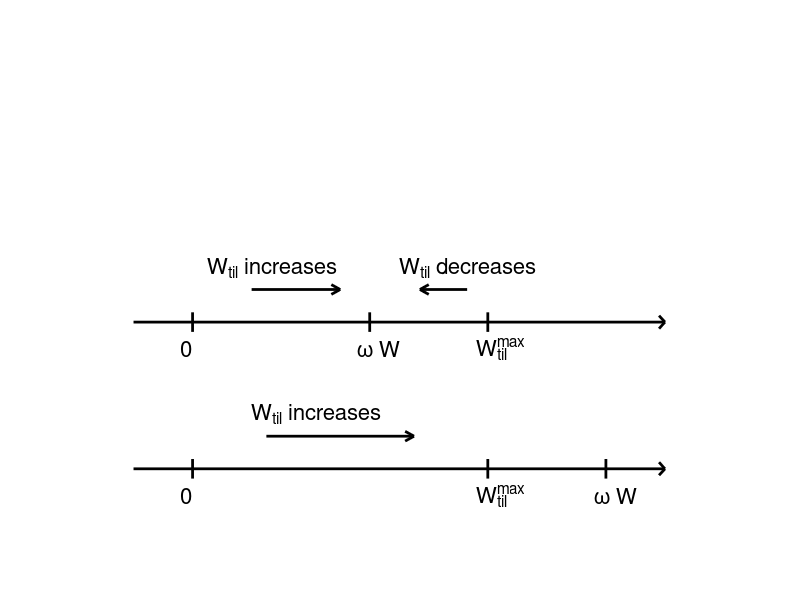

Write MATLAB code to recreate this figure.
function tillschema
% TILLSCHEMA  Produce a figure showing how the till water amount W_tl evolves.

set(0,'defaultlinelinewidth',2.0)
da = 0.1;
rht = 1.6;

y = 0.45;
plot([-0.2 rht], [y y], 'k'), hold on,  arrow(rht,y)
tick(0.0,y,'0'),  tick(0.6,y,'\omega W'),  tick(1.0,y,'W_{til}^{max}')
plot([0.2 0.5], [y+da y+da], 'k'),  sharpright(0.5,y+da)
text(0.05,y+1.7*da,'W_{til} increases','fontsize',16)
plot([0.77 0.93], [y+da y+da], 'k'),  sharpleft(0.77,y+da)
text(0.7,y+1.7*da,'W_{til} decreases','fontsize',16)

y = 0.0;
plot([-0.2 rht], [y y], 'k'),  arrow(rht,y)
tick(0.0,y,'0'),  tick(1.0,y,'W_{til}^{max}'),  tick(1.4,y,'\omega W')
plot([0.25 0.75], [y+da y+da], 'k'),  sharpright(0.75,y+da)
text(0.2,y+1.7*da,'W_{til} increases','fontsize',16)

hold off
axis([-0.3 (rht+0.2) -0.2 1.3]), axis off
end

  function tick(x,y,s)
    plot([x x], [y-0.03 y+0.03],'k')
    text(x-0.04,y-0.08,s,'fontsize',16)
  end

  function arrow(x,y)
    plot([x-0.02 x], [y+0.02 y],'k')
    plot([x-0.02 x], [y-0.02 y],'k')
  end
 
  function sharpleft(x,y)
    plot([x+0.03 x], [y+0.015 y],'k')
    plot([x+0.03 x], [y-0.015 y],'k')
  end

  function sharpright(x,y)
    plot([x-0.03 x], [y+0.015 y],'k')
    plot([x-0.03 x], [y-0.015 y],'k')
  end
